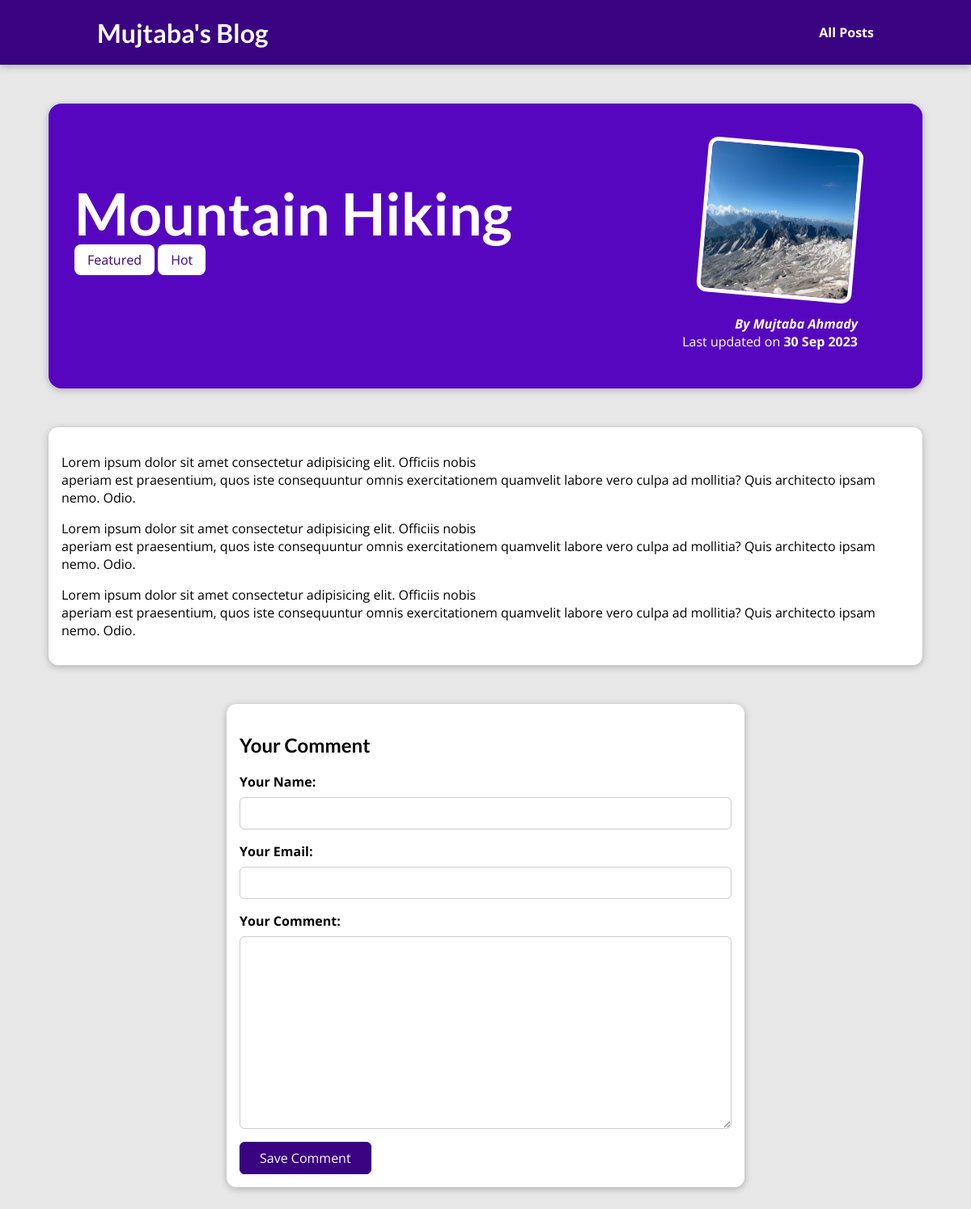
The page /posts/hike-in-the-mountains on the database its author committed.
### blog/models.py (models this page shows, shortened)
class Post(models.Model):
    title = models.CharField(max_length=150)
    excerpt = models.CharField(max_length=200)
    image = models.ImageField(upload_to="posts", null=True)
    date = models.DateField(auto_now=True)
    slug = models.SlugField(unique=True, db_index=True)
    content = models.TextField(validators=[MinLengthValidator(10)])
    author = models.ForeignKey(Author, on_delete=models.SET_NULL, null=True, related_name="posts")
    tags = models.ManyToManyField(Tag)

class Tag(models.Model):
    caption = models.CharField(max_length=20)

class Author(models.Model):
    first_name = models.CharField(max_length=100)
    last_name = models.CharField(max_length=100)
    email_address = models.EmailField()
    def full_name(self):
        return f"{self.first_name} {self.last_name}"
    def __str__(self):
        return self.full_name()

### blog/views.py (the view, shortened to what this page needs)
# urls.py: path("posts/<slug:slug>", views.SinglePostView.as_view(), name="post-detail-page") #/posts/my-first-post
class SinglePostView(View):
    def get(self, request, slug):
        post = Post.objects.get(slug=slug)
        context = {
            "post": post,
            "post_tags": post.tags.all(),
            "comment_form": CommentForm
        }
        return render(request, "blog/post-detail.html", context)

### blog/templates/blog/post-detail.html (shortened to what this page needs)
{% extends "base.html" %}
{% load static %}
{% block css_files %}
<link rel="stylesheet" href="{% static "blog/post-detail.css" %}" />
{% endblock %}
{% block content %}
<section id="summary">
  <h2>{{ post.title }}</h2>
  <div>
    {% for tag in post_tags %}
      <span class="tag">{{ tag.caption }}</span>
    {% endfor %}
  </div>
  <article>
    <img src="{{ post.image.url }}" alt="{{ post.title }}" />
    <address>By <a href="mailto:{{ post.author.email_address }}">{{ post.author }}</a></address>
    <div>Last updated on <time>{{ post.date|date:"d M Y" }}</time></div>
  </article>
</section>
<main>
  {{ post.content|linebreaks }}
</main>
<section id="comment-form">
  <h2>Your Comment</h2>
  <form action="{% url 'post-detail-page' post.slug %}" method="POST">
    {% for form_field in comment_form %}
      <div class="form-control">
        {{ form_field.label_tag }}
        {{ form_field }}
      </div>
    {% endfor %}
    <button>Save Comment</button>
  </form>
</section>
{% endblock %}

### templates/base.html (shortened to what this page needs)
{% load static %}
<!DOCTYPE html>
<html lang="en">
<head>
  <link rel="stylesheet" href="{% static 'app.css' %}">
  {% block css_files %}{% endblock %}
</head>
<body>
  <header id="main-navigation">
    <h1><a href="{% url 'starting-page' %}">Mujtaba's Blog</a></h1>
    <nav>
      <a href="{% url 'posts-page' %}">All Posts</a>
    </nav>
  </header>
  {% block content %}
  {% endblock %}
</body>
</html>

### static/app.css (style rules this page uses)
* { box-sizing: border-box; }
html { font-family: 'Open Sans', 'Lato', sans-serif; }
body { margin: 0; }
h1, h2, h3 { font-family: 'Lato', sans-serif; font-weight: bold; }
#main-navigation { width: 100%; height: 5rem; display: flex; justify-content: space-between; align-items: center; padding: 0 10%; position: absolute; top: 0; left: 0; }
#main-navigation a { text-decoration: none; color: white; font-weight: bold; }

### blog/static/blog/post-detail.css (style rules this page uses)
body { background-color: #e7e7e7; }
#main-navigation { background-color: #390281; box-shadow: 0 2px 8px rgba(0, 0, 0, 0.25); }
#summary { margin: 8rem auto 3rem auto; padding: 2rem; width: 90%; max-width: 90rem; border-radius: 16px; background-color: #5706c0; position: relative; box-shadow: 0 2px 8px rgba(0, 0, 0, 0.25); height: 22rem; }
#summary h2 { color: white; font-size: 4.5rem; margin-bottom: 0.25rem; }
#summary article { position: absolute; top: 2rem; right: 3rem; padding: 1rem 2rem; border-radius: 12px; text-align: right; color: white; }
#summary article img { width: 12rem; height: 12rem; border-radius: 12px; transform: rotateZ(5deg); border: 5px solid white; margin-bottom: 1rem; }
#summary address { font-weight: bold; }
#summary a { color: white; text-decoration: none; }
#summary time { font-weight: bold; }
main { width: 90%; max-width: 90rem; margin: 3rem auto; background-color: white; padding: 1rem; border-radius: 12px; box-shadow: 0 2px 8px rgba(0, 0, 0, 0.25); }
.tag { background-color: white; color: #390281; padding: 0.5rem 1rem; border-radius: 8px; }
#comment-form { margin: 3rem auto; width: 90%; max-width: 40rem; border-radius: 12px; background-color: white; box-shadow: 0 2px 8px rgba(0, 0, 0, 0.25); padding: 1rem; }
#comment-form button { font: inherit; background-color: #390281; color: white; border: 1px solid #390281; padding: 0.5rem 1.5rem; border-radius: 6px; cursor: pointer; }
.form-control { margin-bottom: 1rem; }
.form-control label { font-weight: bold; margin-bottom: 0.5rem; display: block; }
.form-control input, .form-control textarea { display: block; width: 100%; font: inherit; padding: 0.5rem; border-radius: 6px; border: 1px solid #ccc; }

### templates/base.html (style rules this page uses)
* { box-sizing: border-box; }
html { font-family: 'Open Sans', 'Lato', sans-serif; }
body { margin: 0; }
h1, h2, h3 { font-family: 'Lato', sans-serif; font-weight: bold; }
#main-navigation { width: 100%; height: 5rem; display: flex; justify-content: space-between; align-items: center; padding: 0 10%; position: absolute; top: 0; left: 0; }
#main-navigation a { text-decoration: none; color: white; font-weight: bold; }

### rows shown on the page
Post: title "Mountain Hiking", image (picture), author "Mujtaba Ahmady", date "30 Sep 2023", content "Lorem ipsum dolor sit amet consectetur adipisicing elit. Officiis nobis aperiam est praesentium, quos iste consequuntur omnis exercitationem quamvelit labore vero culpa ad mollitia? Quis architecto ipsam nemo. Odio. Lorem ipsum dolor sit amet consectetur adipisicing elit. Officiis nobis aperiam est praesentium, quos iste consequuntur omnis exercitationem quamvelit labore vero culpa ad mollitia? Quis architecto ipsam nemo. Odio. Lorem ipsum dolor sit amet consectetur adipisicing elit. Officiis nobis aperiam est praesentium, quos iste consequuntur omnis exercitationem quamvelit labore vero culpa ad mollitia? Quis architecto ipsam nemo. Odio."
Tag: caption "Featured"
Tag: caption "Hot"
